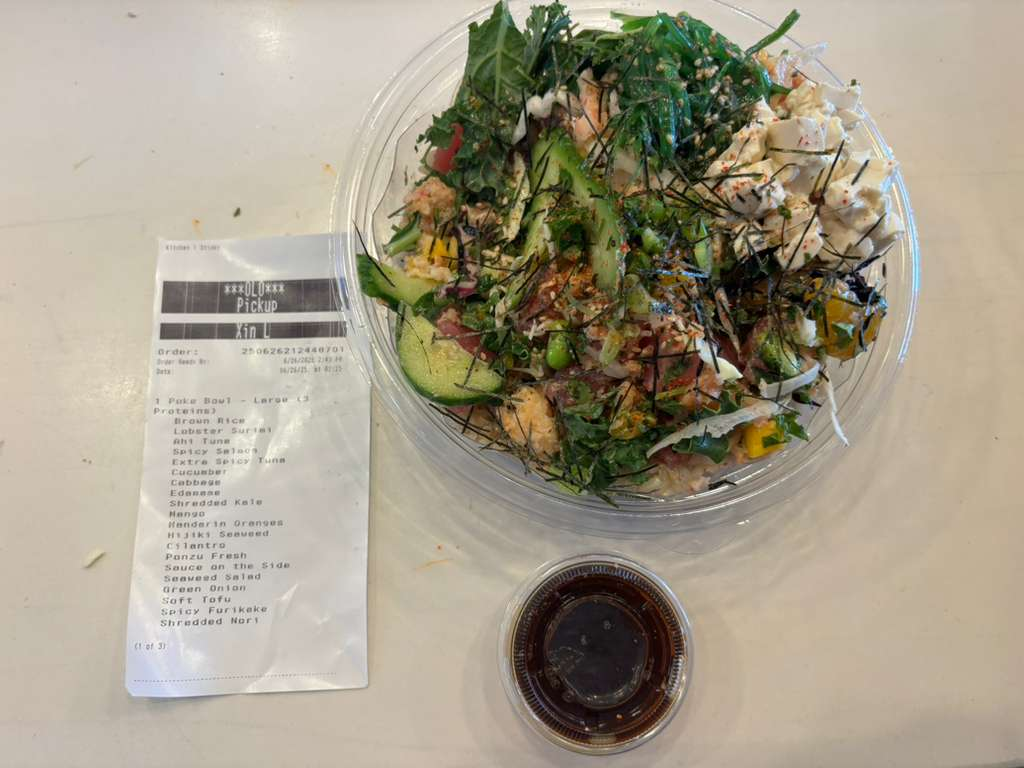
#> input picture Bowls/PHOTO-2025-06-27-03-21-13 2.jpg, 1024 x 768 px, given as the content of the folder newImages, which was not available
$ python crop_bowl_receipt.py
#> lines starting #> are read from the running program, lines starting #| are printed output that depends on the picture; pictures that were not available may be replaced by others from this repository, and a replacement may not be noted
import cv2
import os

# Paths
input_folder = 'newImages'  # Change this to your folder name
receipt_folder = 'Receipts'
bowl_folder = 'Bowls'

# Create output folders
os.makedirs(receipt_folder, exist_ok=True)
os.makedirs(bowl_folder, exist_ok=True)

def crop_image(image_path, output_receipt_path, output_bowl_path):
    # Read the image
    img = cv2.imread(image_path)
#> img is the input picture: shape (768, 1024, 3); mean B, G, R 137.9, 156.3, 164.9
    if img is None:
        print(f"Could not read {image_path}")
        return

    # Get image dimensions
    height, width = img.shape[:2]
#> height = 768; width = 1024

    # Calculate crop boundaries
    # Left half (receipt) - from 0 to width/2
    # Right half (bowl) - from width/2 to width
    receipt_crop = img[:, :width//2]
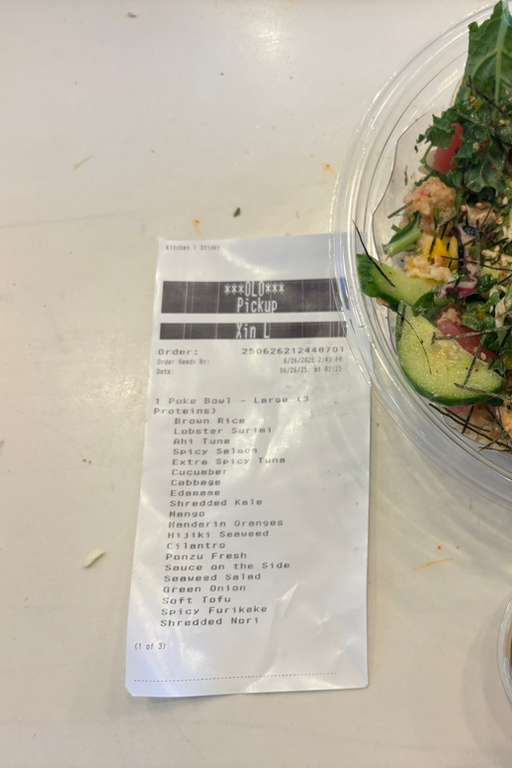
#> receipt_crop: shape (768, 512, 3); mean B, G, R 166.1, 181.3, 188.5
    bowl_crop = img[:, width//2:]
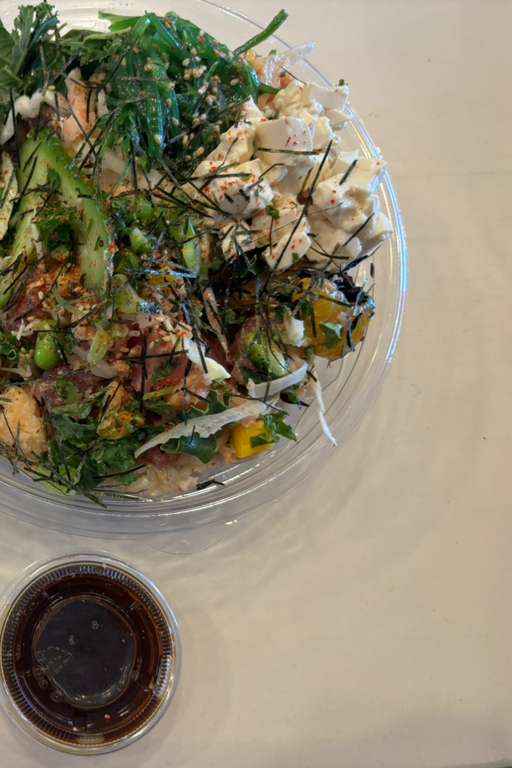
#> bowl_crop: shape (768, 512, 3); mean B, G, R 109.7, 131.3, 141.3

    # Save the cropped images
    cv2.imwrite(output_receipt_path, receipt_crop)
    cv2.imwrite(output_bowl_path, bowl_crop)

    print(f"Processed {os.path.basename(image_path)}")
    print(f"  Receipt saved to: {output_receipt_path}")
    print(f"  Bowl saved to: {output_bowl_path}")

# Process all images in the input folder
for filename in os.listdir(input_folder):
    if filename.lower().endswith(('.jpg', '.jpeg', '.png')):
        input_path = os.path.join(input_folder, filename)

        # Create output filenames
        base_name = os.path.splitext(filename)[0]
        receipt_filename = f"{base_name}_receipt.jpg"
        bowl_filename = f"{base_name}_bowl.jpg"

        receipt_path = os.path.join(receipt_folder, receipt_filename)
        bowl_path = os.path.join(bowl_folder, bowl_filename)

        # Crop the image
        crop_image(input_path, receipt_path, bowl_path)

print(f"\nCropping complete!")
print(f"Receipts saved to: {receipt_folder}/")
print(f"Bowls saved to: {bowl_folder}/")

$ run again, on Bowls/PHOTO-2025-06-27-04-14-10 4.jpg
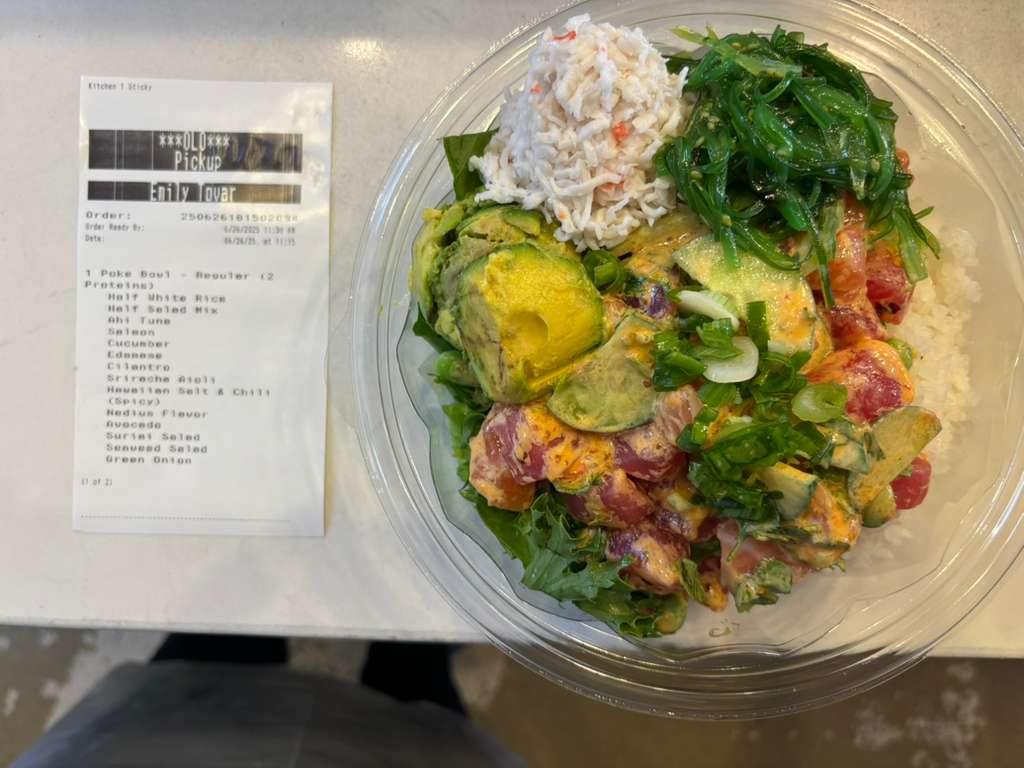
#> input picture Bowls/PHOTO-2025-06-27-04-14-10 4.jpg, 1024 x 768 px, given as the content of the folder newImages, which was not available
#> in crop_image, img is the input picture: shape (768, 1024, 3); mean B, G, R 114.3, 142.5, 151.6
#> in crop_image, `receipt_crop = img[:, :width//2]`:
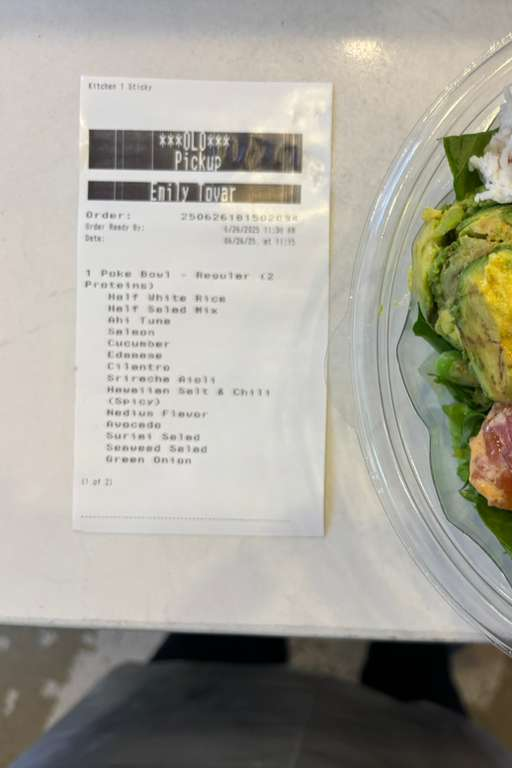
#> receipt_crop: shape (768, 512, 3); mean B, G, R 153, 163.2, 166
#> in crop_image, `bowl_crop = img[:, width//2:]`:
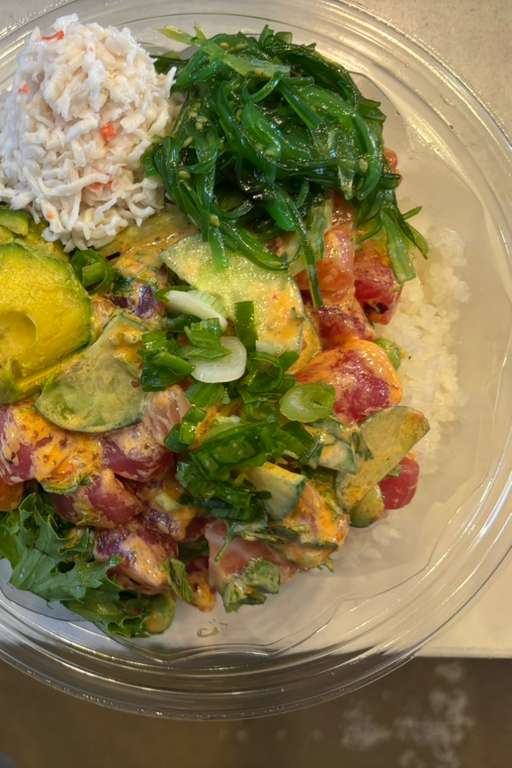
#> bowl_crop: shape (768, 512, 3); mean B, G, R 75.7, 121.8, 137.2

$ run again, on Bowls/PHOTO-2025-06-27-06-51-09.jpg
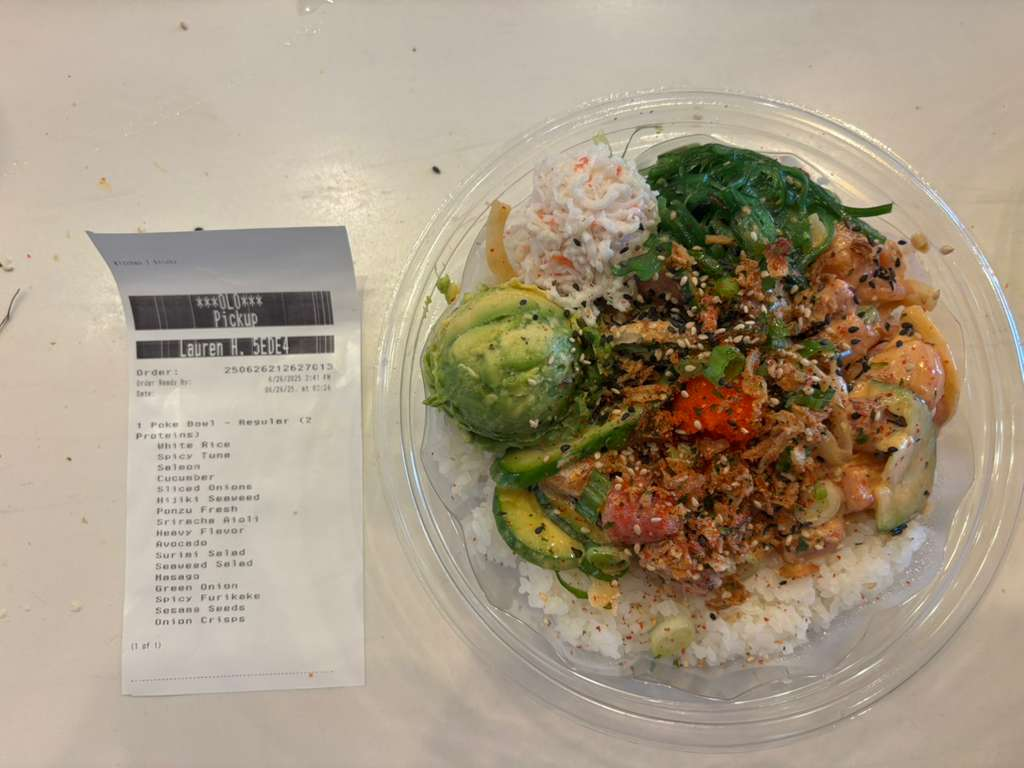
#> input picture Bowls/PHOTO-2025-06-27-06-51-09.jpg, 1024 x 768 px, given as the content of the folder newImages, which was not available
#> in crop_image, img is the input picture: shape (768, 1024, 3); mean B, G, R 133.1, 154.2, 168.3
#> in crop_image, `receipt_crop = img[:, :width//2]`:
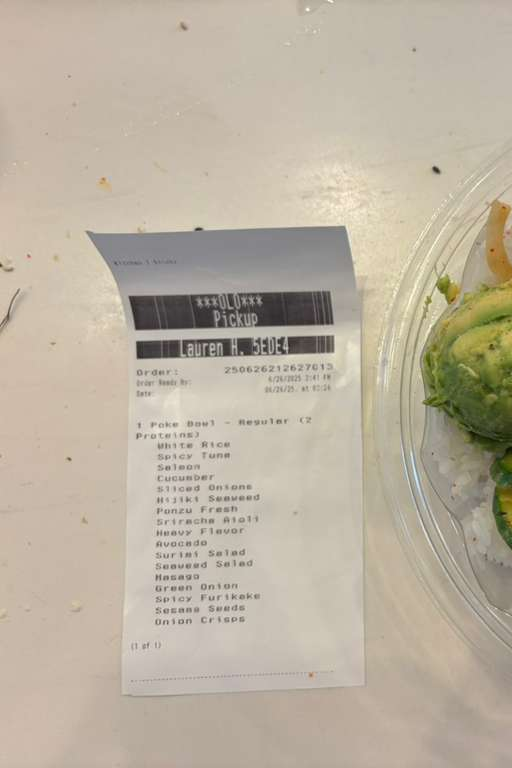
#> receipt_crop: shape (768, 512, 3); mean B, G, R 161, 177.8, 187.8
#> in crop_image, `bowl_crop = img[:, width//2:]`:
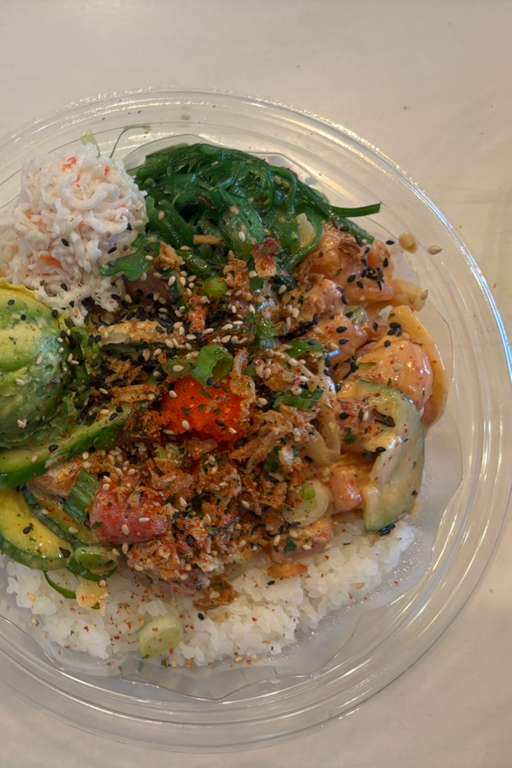
#> bowl_crop: shape (768, 512, 3); mean B, G, R 105.2, 130.5, 148.8

$ run again, on Bowls/PHOTO-2025-06-27-06-51-13.jpg
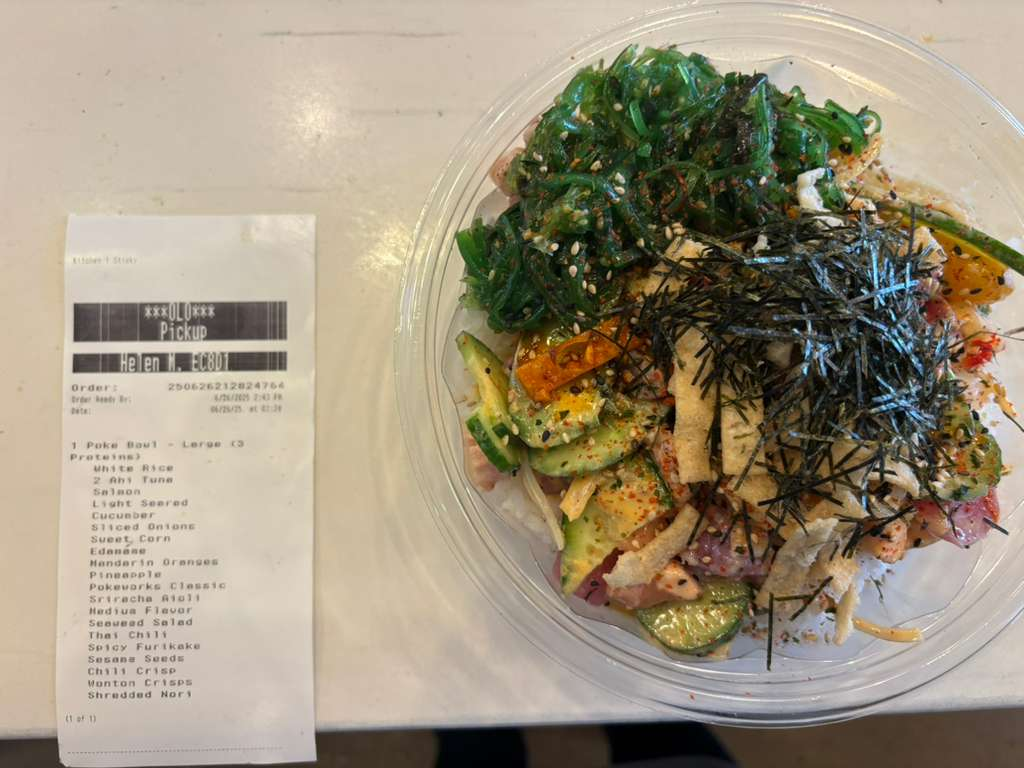
#> input picture Bowls/PHOTO-2025-06-27-06-51-13.jpg, 1024 x 768 px, given as the content of the folder newImages, which was not available
#> in crop_image, img is the input picture: shape (768, 1024, 3); mean B, G, R 126.4, 147.6, 159.3
#> in crop_image, `receipt_crop = img[:, :width//2]`:
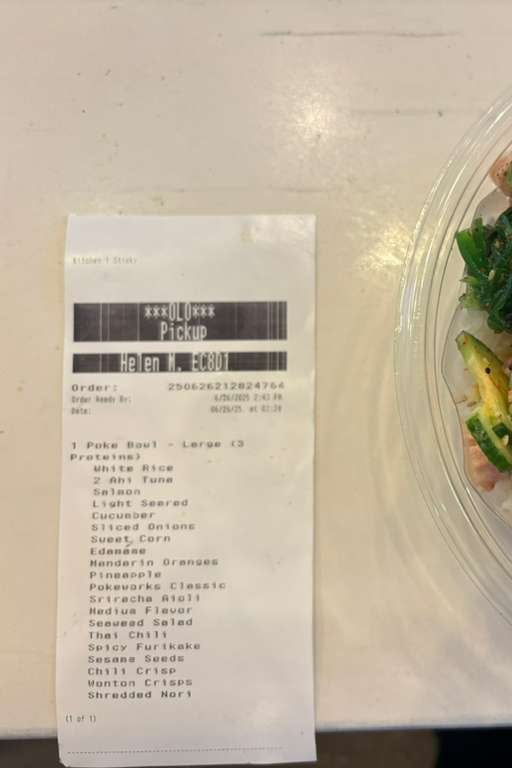
#> receipt_crop: shape (768, 512, 3); mean B, G, R 161.8, 181.7, 194.7
#> in crop_image, `bowl_crop = img[:, width//2:]`:
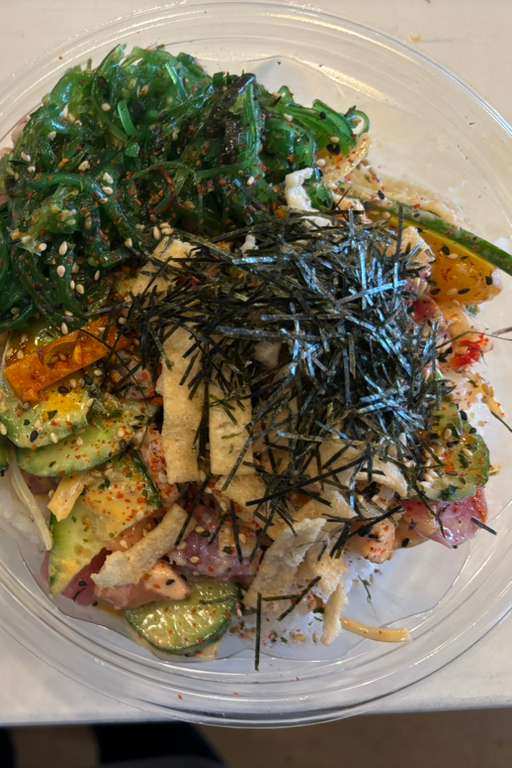
#> bowl_crop: shape (768, 512, 3); mean B, G, R 91.1, 113.4, 123.8
